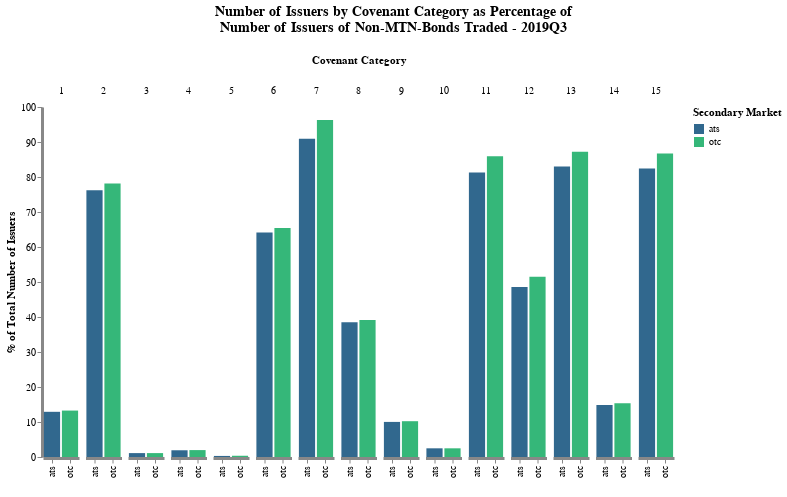

This figure's notebook cell:
### Code cell
pl[2]

### Figure 1 — Vega-Lite specification as saved in the notebook (floating-point values rounded to 4 significant figures)
{"config": {"axis": {"domainWidth": 3}, "opacity": {"value": 0.7}, "view": {"stroke": "transparent"}}, "data": {"values": [{"cov_cat": 1, "cvt": "any", "perc_sbm_total": 13.27, "perc_total": 13.27, "period": "2019Q3", "rt": "any", "sbm": "otc", "value": 262, "variable": "cg1_issuers"}, {"cov_cat": 1, "cvt": "any", "perc_sbm_total": 13.72, "perc_total": 12.91, "period": "2019Q3", "rt": "any", "sbm": "ats", "value": 255, "variable": "cg1_issuers"}, {"cov_cat": 2, "cvt": "any", "perc_sbm_total": 78.18, "perc_total": 78.18, "period": "2019Q3", "rt": "any", "sbm": "otc", "value": 1544, "variable": "cg2_issuers"}, {"cov_cat": 2, "cvt": "any", "perc_sbm_total": 80.96, "perc_total": 76.2, "period": "2019Q3", "rt": "any", "sbm": "ats", "value": 1505, "variable": "cg2_issuers"}, {"cov_cat": 3, "cvt": "any", "perc_sbm_total": 1.114, "perc_total": 1.114, "period": "2019Q3", "rt": "any", "sbm": "otc", "value": 22, "variable": "cg3_issuers"}, {"cov_cat": 3, "cvt": "any", "perc_sbm_total": 1.183, "perc_total": 1.114, "period": "2019Q3", "rt": "any", "sbm": "ats", "value": 22, "variable": "cg3_issuers"}, {"cov_cat": 4, "cvt": "any", "perc_sbm_total": 1.975, "perc_total": 1.975, "period": "2019Q3", "rt": "any", "sbm": "otc", "value": 39, "variable": "cg4_issuers"}, {"cov_cat": 4, "cvt": "any", "perc_sbm_total": 2.044, "perc_total": 1.924, "period": "2019Q3", "rt": "any", "sbm": "ats", "value": 38, "variable": "cg4_issuers"}, {"cov_cat": 5, "cvt": "any", "perc_sbm_total": 0.3544, "perc_total": 0.3544, "period": "2019Q3", "rt": "any", "sbm": "otc", "value": 7, "variable": "cg5_issuers"}, {"cov_cat": 5, "cvt": "any", "perc_sbm_total": 0.3228, "perc_total": 0.3038, "period": "2019Q3", "rt": "any", "sbm": "ats", "value": 6, "variable": "cg5_issuers"}, {"cov_cat": 6, "cvt": "any", "perc_sbm_total": 65.42, "perc_total": 65.42, "period": "2019Q3", "rt": "any", "sbm": "otc", "value": 1292, "variable": "cg6_issuers"}, {"cov_cat": 6, "cvt": "any", "perc_sbm_total": 68.15, "perc_total": 64.15, "period": "2019Q3", "rt": "any", "sbm": "ats", "value": 1267, "variable": "cg6_issuers"}, {"cov_cat": 7, "cvt": "any", "perc_sbm_total": 96.3, "perc_total": 96.3, "period": "2019Q3", "rt": "any", "sbm": "otc", "value": 1902, "variable": "cg7_issuers"}, {"cov_cat": 7, "cvt": "any", "perc_sbm_total": 96.61, "perc_total": 90.94, "period": "2019Q3", "rt": "any", "sbm": "ats", "value": 1796, "variable": "cg7_issuers"}, {"cov_cat": 8, "cvt": "any", "perc_sbm_total": 39.14, "perc_total": 39.14, "period": "2019Q3", "rt": "any", "sbm": "otc", "value": 773, "variable": "cg8_issuers"}, {"cov_cat": 8, "cvt": "any", "perc_sbm_total": 40.94, "perc_total": 38.53, "period": "2019Q3", "rt": "any", "sbm": "ats", "value": 761, "variable": "cg8_issuers"}, {"cov_cat": 9, "cvt": "any", "perc_sbm_total": 10.23, "perc_total": 10.23, "period": "2019Q3", "rt": "any", "sbm": "otc", "value": 202, "variable": "cg9_issuers"}, {"cov_cat": 9, "cvt": "any", "perc_sbm_total": 10.65, "perc_total": 10.03, "period": "2019Q3", "rt": "any", "sbm": "ats", "value": 198, "variable": "cg9_issuers"}, {"cov_cat": 10, "cvt": "any", "perc_sbm_total": 2.481, "perc_total": 2.481, "period": "2019Q3", "rt": "any", "sbm": "otc", "value": 49, "variable": "cg10_issuers"}, {"cov_cat": 10, "cvt": "any", "perc_sbm_total": 2.636, "perc_total": 2.481, "period": "2019Q3", "rt": "any", "sbm": "ats", "value": 49, "variable": "cg10_issuers"}, {"cov_cat": 11, "cvt": "any", "perc_sbm_total": 85.92, "perc_total": 85.92, "period": "2019Q3", "rt": "any", "sbm": "otc", "value": 1697, "variable": "cg11_issuers"}, {"cov_cat": 11, "cvt": "any", "perc_sbm_total": 86.39, "perc_total": 81.32, "period": "2019Q3", "rt": "any", "sbm": "ats", "value": 1606, "variable": "cg11_issuers"}, {"cov_cat": 12, "cvt": "any", "perc_sbm_total": 51.49, "perc_total": 51.49, "period": "2019Q3", "rt": "any", "sbm": "otc", "value": 1017, "variable": "cg12_issuers"}, {"cov_cat": 12, "cvt": "any", "perc_sbm_total": 51.59, "perc_total": 48.56, "period": "2019Q3", "rt": "any", "sbm": "ats", "value": 959, "variable": "cg12_issuers"}, {"cov_cat": 13, "cvt": "any", "perc_sbm_total": 87.24, "perc_total": 87.24, "period": "2019Q3", "rt": "any", "sbm": "otc", "value": 1723, "variable": "cg13_issuers"}, {"cov_cat": 13, "cvt": "any", "perc_sbm_total": 88.17, "perc_total": 82.99, "period": "2019Q3", "rt": "any", "sbm": "ats", "value": 1639, "variable": "cg13_issuers"}, {"cov_cat": 14, "cvt": "any", "perc_sbm_total": 15.39, "perc_total": 15.39, "period": "2019Q3", "rt": "any", "sbm": "otc", "value": 304, "variable": "cg14_issuers"}, {"cov_cat": 14, "cvt": "any", "perc_sbm_total": 15.81, "perc_total": 14.89, "period": "2019Q3", "rt": "any", "sbm": "ats", "value": 294, "variable": "cg14_issuers"}, {"cov_cat": 15, "cvt": "any", "perc_sbm_total": 86.68, "perc_total": 86.68, "period": "2019Q3", "rt": "any", "sbm": "otc", "value": 1712, "variable": "cg15_issuers"}, {"cov_cat": 15, "cvt": "any", "perc_sbm_total": 87.57, "perc_total": 82.43, "period": "2019Q3", "rt": "any", "sbm": "ats", "value": 1628, "variable": "cg15_issuers"}]}, "encoding": {"color": {"field": "sbm", "legend": {"title": "Secondary Market"}, "scale": {"scheme": "viridis"}, "type": "nominal"}, "column": {"field": "cov_cat", "sort": "ascending", "title": "Covenant Category", "type": "ordinal"}, "x": {"axis": {"title": " "}, "field": "sbm", "type": "nominal"}, "y": {"axis": {"grid": false, "stack": null, "title": "% of Total Number of Issuers"}, "field": "perc_total", "type": "quantitative"}}, "height": 350, "mark": "bar", "spacing": 4.5, "title": {"align": "center", "anchor": "middle", "fontSize": 14, "offset": 20, "text": ["Number of Issuers by Covenant Category as Percentage of ", "Number of Issuers of Non-MTN-Bonds Traded - 2019Q3"]}, "width": {"step": 18}}
